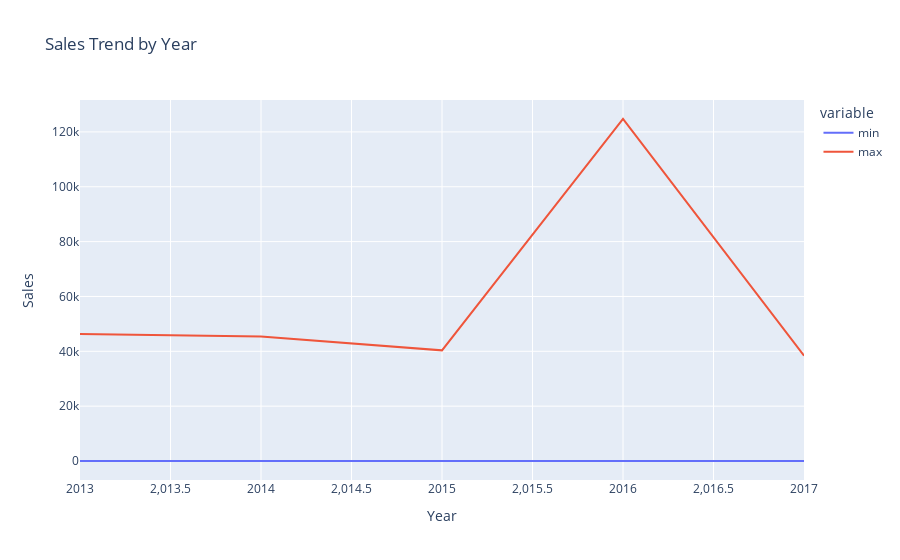

Notebook code for this chart:
### Code cell
# Reset the index to make 'Year' a regular column
sales_by_year_reset = sales_by_year.reset_index()

# Create a line plot using Plotly Express
fig = px.line(sales_by_year_reset, x='Year', y=['min', 'max'],labels={'value': 'Sales', 'Year': 'Year'}, title='Sales Trend by Year')
fig.show()

### Figure 1 — Plotly figure (JSON) as saved in the notebook; plotly's stock layout.template omitted (floating-point values rounded to 4 significant figures)
{"data": [{"hovertemplate": "variable=min<br>Year=%{x}<br>Sales=%{y}<extra></extra>", "legendgroup": "min", "line": {"color": "#636efa", "dash": "solid"}, "marker": {"symbol": "circle"}, "mode": "lines", "name": "min", "orientation": "v", "showlegend": true, "type": "scatter", "x": [2013, 2014, 2015, 2016, 2017], "xaxis": "x", "y": [0, 0, 0, 0, 0], "yaxis": "y"}, {"hovertemplate": "variable=max<br>Year=%{x}<br>Sales=%{y}<extra></extra>", "legendgroup": "max", "line": {"color": "#EF553B", "dash": "solid"}, "marker": {"symbol": "circle"}, "mode": "lines", "name": "max", "orientation": "v", "showlegend": true, "type": "scatter", "x": [2013, 2014, 2015, 2016, 2017], "xaxis": "x", "y": [46271, 45361, 40350.0, 124717, 38420.0], "yaxis": "y"}], "layout": {"legend": {"title": {"text": "variable"}, "tracegroupgap": 0}, "title": {"text": "Sales Trend by Year"}, "xaxis": {"anchor": "y", "domain": [0, 1], "title": {"text": "Year"}}, "yaxis": {"anchor": "x", "domain": [0, 1], "title": {"text": "Sales"}}}}
